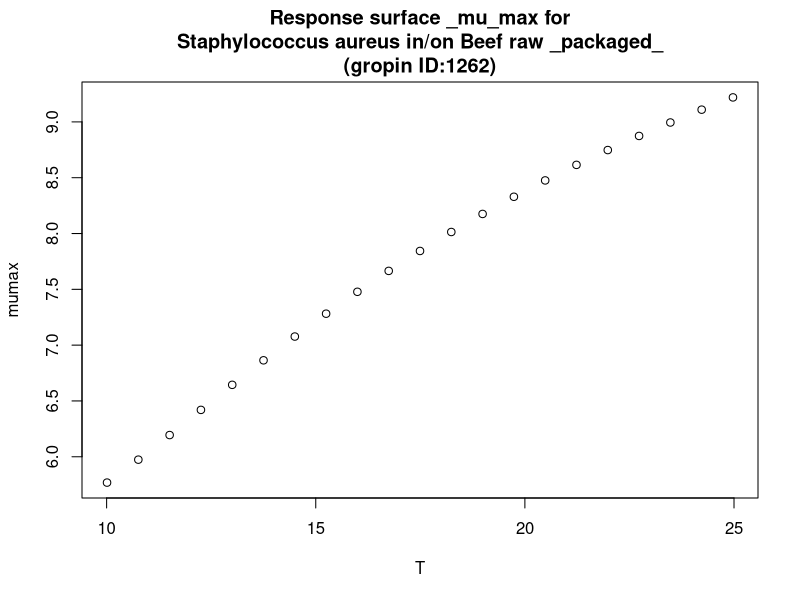

Write the R code that produced this figure.
#############################
# start of Parameter script
#############################
T <- seq(10.01,24.975024975025,length.out=21)
#############################
# end of Parameter script
#############################
############################# 
# start of Model script Gropin ID 1262 
#############################
 
# constant coefficients for this model
 
variables <- data.frame(T)
argumentsPar <- unique.data.frame(expand.grid(variables))
 
# heart of the model
response_surface <- function(T) {
   mumax <-13.65-131.9/T+530.6/T^2

	return(mumax=mumax)
} 

# output parameters
responseSurface <- cbind(argumentsPar,response_surface(argumentsPar['T']))
colnames(responseSurface) <- c(colnames(argumentsPar),'mumax')
#############################
# End of Model script
#############################
############################# 
# start of Visualisation script Gropin ID 1262 
#############################
titleText <-'Response surface _mu_max for
Staphylococcus aureus in/on Beef raw _packaged_
(gropin ID:1262)'
plot(T,responseSurface$'mumax',xlab='T',
                          ylab='mumax',main=titleText)
#############################
# End of Visualisation script
#############################
